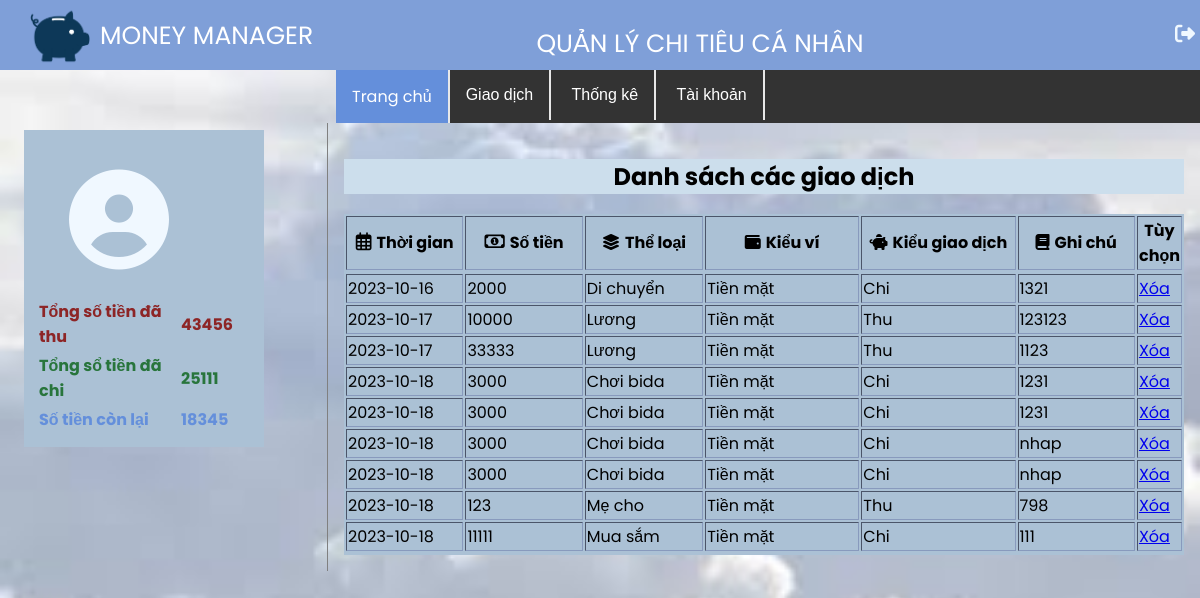
The app's page /TrangChuLogin.php with its own data.
### tables this page shows
CREATE TABLE `giaodich` (
  `id_gd` int(8) NOT NULL,
  `id_type` int(8) NOT NULL,
  `amount` int(8) NOT NULL,
  `date` date NOT NULL,
  `note` text NOT NULL,
  `id_acc` int(8) NOT NULL,
  `kieu` varchar(50) NOT NULL
);

CREATE TABLE `danhmuc` (
  `id_type` int(8) NOT NULL,
  `name` varchar(50) NOT NULL,
  `kieu` varchar(50) NOT NULL
);

CREATE TABLE `list_accounts` (
  `id_acc` int(8) NOT NULL,
  `name_acc` varchar(50) NOT NULL,
  `money_acc` int(50) NOT NULL,
  `thu` int(11) NOT NULL,
  `chi` int(11) NOT NULL
);

### TrangChuLogin.php (the view, shortened to what this page needs)
<!doctype html>
<html>
<head>
    <link rel="stylesheet"href="https://stackpath.bootstrapcdn.com/font-awesome/4.7.0/css/font-awesome.min.css"/>
	<link rel="stylesheet" href="https://cdnjs.cloudflare.com/ajax/libs/font-awesome/5.15.3/css/all.min.css">
	<link rel="stylesheet" href="https://cdnjs.cloudflare.com/ajax/libs/font-awesome/6.2.1/css/all.min.css">
	<link rel="stylesheet" href="main.css"/>
</head>
<body>
	<?php
	include("connectdb.php");
	?>
	<div id="header">
		<div>
				<img src="images/Money Manager (1).png" id="anh">
				<p id="money">MONEY MANAGER</p>
		</div>
	    <div id="chu">
				<marquee  direction="left" scrollamount="7" hspace="10%"  >
				<p>QUẢN LÝ CHI TIÊU CÁ NHÂN</p>
				</marquee>
				</div>
		<div id="icon"><a href="LoginView.php">
				 <i class="fa-solid fa-right-from-bracket"></i></a></div>
	</div>
	<nav>
        <ul>
           <li class="active"><a class="dropdown"href="TrangChuLogin.php">Trang chủ</a></li>
			  <div class="dropdown">
				  <button class="dropbtn">Giao dịch</button>
			</div>
			<div class="dropdown">
			  <button class="dropbtn">Thống kê</button>
		</div>
            <div class="dropdown">
			  <button class="dropbtn">Tài khoản</button>
		</div>
        </ul>
    </nav>
	<article id="dsgd">
	  <h1>Danh sách các giao dịch</h1>
		<table id="table_right_trangchu" border="1">
			<tr>
					<th width="15%"><i style='font-size:18px' class='far'>&#xf073;</i>Thời gian</th>
					<th width="15%"><i style='font-size:18px' class='far'>&#xf3d1;</i>Số tiền</th>
					<th width="15%"><i class="fas fa-layer-group"></i>Thể loại</th>
					<th width="20%"><i class="fas fa-wallet"></i>Kiểu ví</th>
					<th width="20%"><i class="fas fa-piggy-bank"></i>Kiểu giao dịch</th>
					<th width="25%"><i class="fas fa-book"></i>Ghi chú</th>
					<th width="10%">Tùy chọn</th>
			</tr>
			<tr>
				<?php
	$sql = "SELECT giaodich.*,  list_accounts.name_acc,danhmuc.name, danhmuc.kieu
        FROM (giaodich
        INNER JOIN list_accounts ON giaodich.id_acc = list_accounts.id_acc)
        INNER JOIN danhmuc ON giaodich.id_type = danhmuc.id_type ORDER BY date";
	$result = $conn->query($sql);
	if ($result->num_rows > 0 ) {
        while ($row = $result->fetch_assoc()) {
			?>
				<tr>
					<td><?php echo $row["date"]?></td>
					<td><?php echo $row["amount"]?></td>
					<td><?php echo $row["name"]?></td>
					<td><?php echo $row["name_acc"]?></td>
					<td><?php echo $row["kieu"]?></td>
					<td><?php echo $row["note"]?></td>
					<td><a href="DelGiaoDich.php?id_gd=<?php echo $row["id_gd"]?>">Xóa</a></td>
			</tr>
			<?php
		}
	}
    else {
        echo "<p>No transactions found.</p>";
    }
			?>
		</table>
	</article>
	<section>
		<table id="table_left" border="0">
			<tr>
				<th width="160" height="150px">
					<i class="fa-solid fa-circle-user"></i>
				</th>
				<th width="150"></th>
			</tr>
			<tr>
				<?php
				$sql = "SELECT SUM(amount) AS total_in FROM giaodich WHERE kieu='Thu'";
				$result = $conn->query($sql);
				$row = $result->fetch_assoc();
				$total_in = $row["total_in"];
				?>
				<th id="sum_thu">Tổng số tiền đã thu</th>
				<th id="sum_thu"><?php echo $total_in; ?></th>
			</tr>
			<tr><th id="sum_chi">Tổng sổ tiền đã chi</th>
				<?php
				$sql = "SELECT SUM(amount) AS total_expense FROM giaodich WHERE kieu='Chi'";
				$result = $conn->query($sql);
				$row = $result->fetch_assoc();
				$total_expenses = $row["total_expense"];
				?>
				<th id="sum_chi"><?php echo $total_expenses ; ?></th>
				<th id="sum_chi"></th>
			</tr>
			<tr>
				<th id="sum">Số tiền còn lại</th>
				<?php $remaining_balance = $total_in - $total_expenses; ?>
				<th id="sum"> <?php echo $remaining_balance ?> </th>
				<th id="sum"></th>
			</tr>
		</table>
	</section>
</body>
</html>

### main.css (style rules this page uses)
body { background-image: url("images/download.jpg"); background-repeat: no-repeat; background-attachment: fixed; background-size: 100% 100%; font-family: "Poppins", sans-serif; margin: 0; padding: 0; }
#header { background:#7F9FD8; weight:1000px; height:70px; text-align:center; color:white; position: relative; }
#anh { width: 60px; height: 60px; float:left; margin-top: 5px; margin-left: 30px; text-align: center; }
.fa-right-from-bracket { float: right; font-size: 20px; margin-left: 44%; margin-top: 2%; position: relative; color: aliceblue; }
nav { background-color: #333; float:right; width: 72%; position:relative; }
nav ul { list-style-type: none; margin: 0; padding: 0; overflow: hidden; }
nav li { float: left; border-right: 2px solid #e8e8e8; }
#money { float:left; font-size: 25px; margin-top: 17px; margin-left: 100px;; text-align: center; position: absolute; }
#chu { margin-left:400px; font-size: 25px; float:right; text-align: center; width: 50%; margin-bottom: 25px; position: absolute; }
nav li a { display: block; color: white; text-align: center; padding: 14px 16px; text-decoration: none; }
.active { background-color:#648FDB; }
h1 { text-align: center; display:block; background:#CCDEEC; }
.dropbtn { background-color: #333; color: white; padding: 16px; font-size: 16px; border: none; cursor: pointer; border-right: 2px solid #e8e8e8; }
.dropdown { position:inherit; display: inline-block; }
#dsgd { width: 70%; border-left: 1px solid gray; padding: 1em; overflow: hidden; display: grid; float:right; position: relative; }
article { width: 70%; border-left: 1px solid gray; padding: 1em; overflow: hidden; display: grid; float:right; position: relative; }
i { margin-right: 5px; }
#table_right_trangchu { border:thin; border-bottom: #889ABD; border-top: #889ABD; border-right: #889ABD; border-left: #889ABD; width:100%; position: relative; float: left; background: #ABC1D5; }
#sum_chi { color:#8D2526; }
#sum_thu { color: #28753C; }
#sum { color:#648FDB; }
.fa-circle-user { font-size: 100px; margin-left: 30px; }
#table_left { width: 20%; text-align: left; margin-left: 2%; margin-right: 15%; margin-top: 5%; padding: 1% 1%; border: thin; border-bottom: #889ABD; border-top: #889ABD; border-right: #889ABD; border-left: #889ABD; float: left; position: absolute; background:#ABC1D5; }
#sum_thu { color:#8D2526; }
#sum_chi { color: #28753C; }
.fa-circle-user { font-size: 100px; margin-left: 30px; color: aliceblue; }
p { margin-bottom: 20px; }
button { background-color: #333; color: #fff; border: none; padding: 10px 20px; cursor: pointer; }

### records on screen
giaodich: date "2023-10-16", amount "2000", id_type.name "Di chuyển", id_acc.name_acc "Tiền mặt", id_type.kieu "Chi", note "1321"
giaodich: date "2023-10-17", amount "10000", id_type.name "Lương", id_acc.name_acc "Tiền mặt", id_type.kieu "Thu", note "123123"
giaodich: date "2023-10-17", amount "33333", id_type.name "Lương", id_acc.name_acc "Tiền mặt", id_type.kieu "Thu", note "1123"
giaodich: date "2023-10-18", amount "3000", id_type.name "Chơi bida", id_acc.name_acc "Tiền mặt", id_type.kieu "Chi", note "1231"
giaodich: date "2023-10-18", amount "3000", id_type.name "Chơi bida", id_acc.name_acc "Tiền mặt", id_type.kieu "Chi", note "1231"
giaodich: date "2023-10-18", amount "3000", id_type.name "Chơi bida", id_acc.name_acc "Tiền mặt", id_type.kieu "Chi", note "nhap"
giaodich: date "2023-10-18", amount "3000", id_type.name "Chơi bida", id_acc.name_acc "Tiền mặt", id_type.kieu "Chi", note "nhap"
giaodich: date "2023-10-18", amount "123", id_type.name "Mẹ cho", id_acc.name_acc "Tiền mặt", id_type.kieu "Thu", note "798"
giaodich: date "2023-10-18", amount "11111", id_type.name "Mua sắm", id_acc.name_acc "Tiền mặt", id_type.kieu "Chi", note "111"

### other values on screen
$total_in "43456"
$total_expenses "25111"
$remaining_balance "18345"
